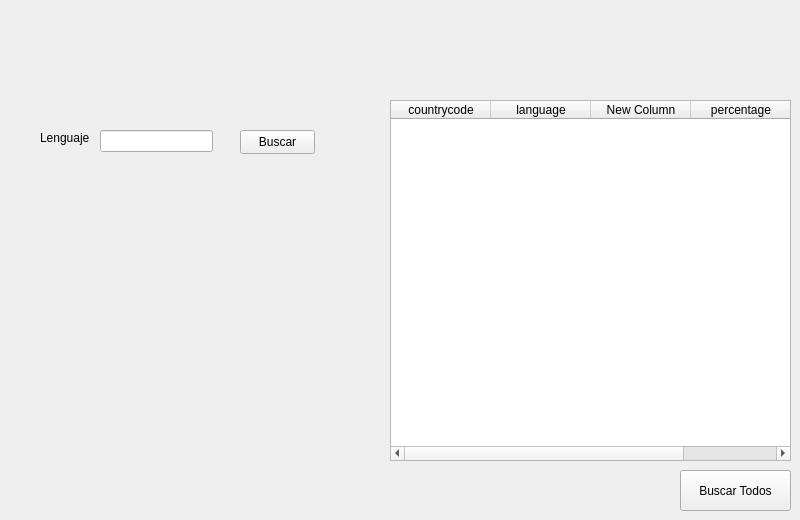
    <widget class="QWidget" name="tabLenguaje">
     <attribute name="title">
      <string>Consultar Lenguaje</string>
     </attribute>
     <widget class="QTableWidget" name="tableLenguaje">
      <property name="geometry">
       <rect>
        <x>390</x>
        <y>100</y>
        <width>401</width>
        <height>361</height>
       </rect>
      </property>
      <column>
       <property name="text">
        <string>countrycode</string>
       </property>
      </column>
      <column>
       <property name="text">
        <string>language</string>
       </property>
      </column>
      <column>
       <property name="text">
        <string>New Column</string>
       </property>
      </column>
      <column>
       <property name="text">
        <string>percentage</string>
       </property>
      </column>
     </widget>
     <widget class="QLabel" name="label_2">
      <property name="geometry">
       <rect>
        <x>40</x>
        <y>130</y>
        <width>51</width>
        <height>16</height>
       </rect>
      </property>
      <property name="text">
       <string>Lenguaje</string>
      </property>
     </widget>
     <widget class="QLineEdit" name="idLenguaje">
      <property name="geometry">
       <rect>
        <x>100</x>
        <y>130</y>
        <width>113</width>
        <height>22</height>
       </rect>
      </property>
     </widget>
     <widget class="QPushButton" name="bt_buscarlenguaje">
      <property name="geometry">
       <rect>
        <x>240</x>
        <y>130</y>
        <width>75</width>
        <height>24</height>
       </rect>
      </property>
      <property name="text">
       <string>Buscar</string>
      </property>
     </widget>
     <widget class="QPushButton" name="bt_buscarTodosl">
      <property name="geometry">
       <rect>
        <x>680</x>
        <y>470</y>
        <width>111</width>
        <height>41</height>
       </rect>
      </property>
      <property name="text">
       <string>Buscar Todos</string>
      </property>
     </widget>
    </widget>
